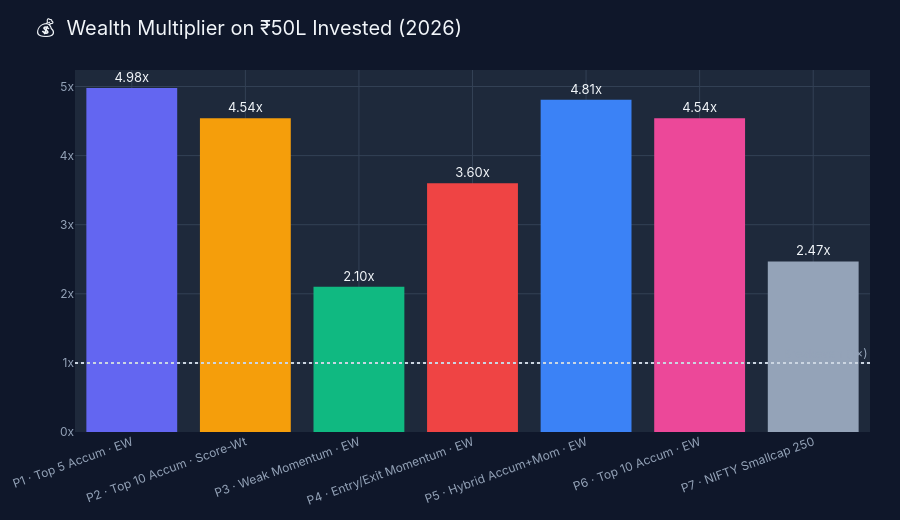

This figure's notebook cell:
### Markdown cell above
## 5. Wealth Multiplier — Final Value vs Invested Capital

### Code cell
final_vals   = {p: val_df[p].iloc[-1] for p in portfolios}
total_invest = inv_df.iloc[-1]   # 50,00,000
multipliers  = {p: v / total_invest for p, v in final_vals.items()}
abs_profit   = {p: v - total_invest for p, v in final_vals.items()}

labels = [PORT_LABELS[p] for p in portfolios]
mults  = [multipliers[p] for p in portfolios]
colors = [COLORS[p] for p in portfolios]

fig = go.Figure(go.Bar(
    x=labels, y=mults,
    marker=dict(color=colors, line=dict(width=0)),
    text=[f'{m:.2f}x' for m in mults],
    textposition='outside',
    textfont=dict(color=TXT, size=13),
    hovertemplate='<b>%{x}</b><br>Multiplier: %{y:.2f}x<br>Final Value: ₹' +
                  '<extra></extra>'
))

# Breakeven line
fig.add_hline(y=1, line_dash='dot', line_color='#CBD5E1',
              annotation_text='Breakeven (1×)', annotation_font_color=TXT2)

layout = dark_layout('💰  Wealth Multiplier on ₹50L Invested (2026)', h=520)
layout['yaxis']['ticksuffix'] = 'x'
layout['showlegend'] = False
layout['xaxis']['tickangle'] = -20
fig.update_layout(**layout)
fig.show()

print('\n📋 Summary Table:')
summary = pd.DataFrame({
    'Portfolio': labels,
    'Final Value (₹)':  [f"{final_vals[p]:,.0f}" for p in portfolios],
    'Profit/Loss (₹)':  [f"{abs_profit[p]:+,.0f}" for p in portfolios],
    'Multiplier':       [f"{multipliers[p]:.2f}x" for p in portfolios],
    'CAGR (approx)':    [f"{(multipliers[p]**(1/10)-1)*100:.1f}%" for p in portfolios],
}).set_index('Portfolio')
display(summary)

### Figure 1 — Plotly figure (JSON) as saved in the notebook; plotly's stock layout.template omitted (floating-point values rounded to 4 significant figures)
{"data": [{"hovertemplate": "<b>%{x}</b><br>Multiplier: %{y:.2f}x<br>Final Value: ₹<extra></extra>", "marker": {"color": ["#6366F1", "#F59E0B", "#10B981", "#EF4444", "#3B82F6", "#EC4899", "#94A3B8"], "line": {"width": 0}}, "text": ["4.98x", "4.54x", "2.10x", "3.60x", "4.81x", "4.54x", "2.47x"], "textfont": {"color": "#F1F5F9", "size": 13}, "textposition": "outside", "type": "bar", "x": ["P1 · Top 5 Accum · EW", "P2 · Top 10 Accum · Score-Wt", "P3 · Weak Momentum · EW", "P4 · Entry/Exit Momentum · EW", "P5 · Hybrid Accum+Mom · EW", "P6 · Top 10 Accum · EW", "P7 · NIFTY Smallcap 250"], "y": [4.977, 4.541, 2.102, 3.602, 4.81, 4.541, 2.469]}], "layout": {"annotations": [{"font": {"color": "#94A3B8"}, "showarrow": false, "text": "Breakeven (1×)", "x": 1, "xanchor": "right", "xref": "x domain", "y": 1, "yanchor": "bottom", "yref": "y"}], "font": {"color": "#94A3B8", "family": "Inter, sans-serif", "size": 12}, "height": 520, "hovermode": "x unified", "legend": {"bgcolor": "rgba(0,0,0,0)", "bordercolor": "#334155", "font": {"color": "#94A3B8"}}, "margin": {"b": 60, "l": 60, "r": 30, "t": 70}, "paper_bgcolor": "#0F172A", "plot_bgcolor": "#1E293B", "shapes": [{"line": {"color": "#CBD5E1", "dash": "dot"}, "type": "line", "x0": 0, "x1": 1, "xref": "x domain", "y0": 1, "y1": 1, "yref": "y"}], "showlegend": false, "title": {"font": {"color": "#F1F5F9", "family": "Inter, sans-serif", "size": 20}, "text": "💰  Wealth Multiplier on ₹50L Invested (2026)", "x": 0.04}, "xaxis": {"gridcolor": "#334155", "showline": false, "tickangle": -20, "tickfont": {"color": "#94A3B8"}, "zeroline": false}, "yaxis": {"gridcolor": "#334155", "showline": false, "tickfont": {"color": "#94A3B8"}, "ticksuffix": "x", "zeroline": false}}}
